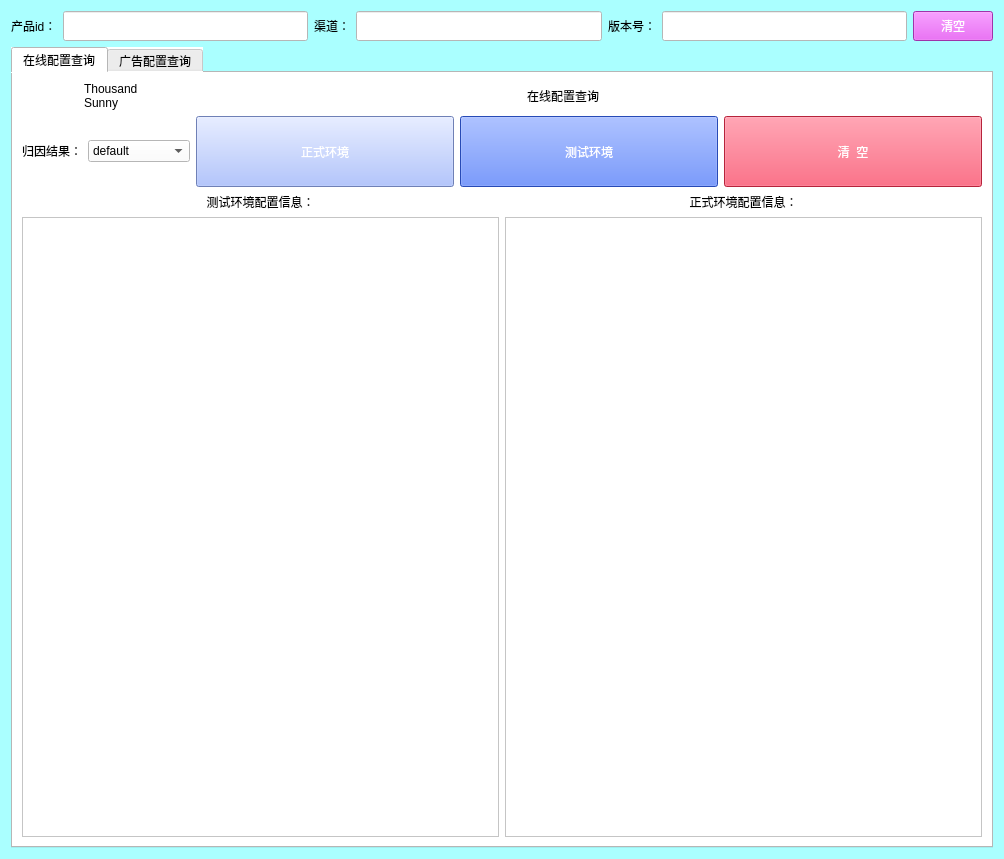
<?xml version="1.0" encoding="UTF-8"?>
<ui version="4.0">
 <class>Form</class>
 <widget class="QWidget" name="Form">
  <property name="geometry">
   <rect>
    <x>0</x>
    <y>0</y>
    <width>1004</width>
    <height>859</height>
   </rect>
  </property>
  <property name="windowTitle">
   <string>Form</string>
  </property>
  <property name="windowIcon">
   <iconset resource="ico.qrc">
    <normaloff>:/tittle/星球(star ball)_爱给网_aigei_com.png</normaloff>:/tittle/星球(star ball)_爱给网_aigei_com.png</iconset>
  </property>
  <property name="styleSheet">
   <string notr="true">background-color: rgb(170, 255, 255);</string>
  </property>
  <layout class="QVBoxLayout" name="verticalLayout_10" stretch="1,15">
   <item>
    <layout class="QHBoxLayout" name="horizontalLayout_7">
     <item>
      <widget class="QLabel" name="label_32">
       <property name="styleSheet">
        <string notr="true">font: 75 12pt &quot;微软雅黑&quot;;</string>
       </property>
       <property name="text">
        <string>产品id：</string>
       </property>
      </widget>
     </item>
     <item>
      <widget class="QLineEdit" name="app_id">
       <property name="minimumSize">
        <size>
         <width>0</width>
         <height>30</height>
        </size>
       </property>
       <property name="styleSheet">
        <string notr="true">font: 75 12pt &quot;微软雅黑&quot;;
background-color: rgb(255, 255, 255);</string>
       </property>
      </widget>
     </item>
     <item>
      <widget class="QLabel" name="label_33">
       <property name="styleSheet">
        <string notr="true">font: 75 12pt &quot;微软雅黑&quot;;</string>
       </property>
       <property name="text">
        <string>渠道：</string>
       </property>
      </widget>
     </item>
     <item>
      <widget class="QLineEdit" name="chan">
       <property name="minimumSize">
        <size>
         <width>0</width>
         <height>30</height>
        </size>
       </property>
       <property name="styleSheet">
        <string notr="true">font: 75 12pt &quot;微软雅黑&quot;;
background-color: rgb(255, 255, 255);</string>
       </property>
      </widget>
     </item>
     <item>
      <widget class="QLabel" name="label_34">
       <property name="styleSheet">
        <string notr="true">font: 75 12pt &quot;微软雅黑&quot;;</string>
       </property>
       <property name="text">
        <string>版本号：</string>
       </property>
      </widget>
     </item>
     <item>
      <widget class="QLineEdit" name="apk_version">
       <property name="minimumSize">
        <size>
         <width>0</width>
         <height>30</height>
        </size>
       </property>
       <property name="styleSheet">
        <string notr="true">font: 75 12pt &quot;微软雅黑&quot;;
background-color: rgb(255, 255, 255);</string>
       </property>
      </widget>
     </item>
     <item>
      <widget class="QPushButton" name="pushButton">
       <property name="minimumSize">
        <size>
         <width>0</width>
         <height>30</height>
        </size>
       </property>
       <property name="styleSheet">
        <string notr="true">font: 75 14pt &quot;微软雅黑&quot;;
color: rgb(255, 255, 255);
background-color: rgb(223, 71, 236);</string>
       </property>
       <property name="text">
        <string>清空</string>
       </property>
      </widget>
     </item>
    </layout>
   </item>
   <item>
    <widget class="QTabWidget" name="tabWidget">
     <property name="styleSheet">
      <string notr="true">background-color: rgb(255, 255, 255);</string>
     </property>
     <property name="currentIndex">
      <number>0</number>
     </property>
     <widget class="QWidget" name="tab">
      <property name="styleSheet">
       <string notr="true">background-color: rgb(255, 255, 255);</string>
      </property>
      <attribute name="title">
       <string>在线配置查询</string>
      </attribute>
      <layout class="QVBoxLayout" name="verticalLayout_4">
       <item>
        <layout class="QHBoxLayout" name="horizontalLayout_2" stretch="2,1,30">
         <item>
          <widget class="QLabel" name="label">
           <property name="styleSheet">
            <string notr="true">image: url(:/image/101848ViJv0fw8NYaV3sMf.png);</string>
           </property>
           <property name="text">
            <string/>
           </property>
          </widget>
         </item>
         <item>
          <widget class="QLabel" name="label_3">
           <property name="styleSheet">
            <string notr="true">font: italic 14pt &quot;Calibri&quot;;</string>
           </property>
           <property name="text">
            <string>Thousand 
Sunny</string>
           </property>
          </widget>
         </item>
         <item>
          <widget class="QLabel" name="label_2">
           <property name="accessibleName">
            <string notr="true"/>
           </property>
           <property name="styleSheet">
            <string notr="true">font: 20pt &quot;微软雅黑&quot;;</string>
           </property>
           <property name="text">
            <string>在线配置查询</string>
           </property>
           <property name="alignment">
            <set>Qt::AlignCenter</set>
           </property>
          </widget>
         </item>
        </layout>
       </item>
       <item>
        <layout class="QHBoxLayout" name="horizontalLayout_6">
         <item>
          <layout class="QVBoxLayout" name="verticalLayout">
           <item>
            <layout class="QHBoxLayout" name="horizontalLayout_4">
             <item>
              <widget class="QLabel" name="label_11">
               <property name="styleSheet">
                <string notr="true">font: 14pt &quot;幼圆&quot;;</string>
               </property>
               <property name="text">
                <string>归因结果：</string>
               </property>
              </widget>
             </item>
             <item>
              <widget class="QComboBox" name="track_channel">
               <property name="styleSheet">
                <string notr="true">font: 14pt &quot;幼圆&quot;;</string>
               </property>
               <item>
                <property name="text">
                 <string>default</string>
                </property>
               </item>
               <item>
                <property name="text">
                 <string>oceanengine</string>
                </property>
               </item>
              </widget>
             </item>
            </layout>
           </item>
          </layout>
         </item>
         <item>
          <layout class="QHBoxLayout" name="horizontalLayout_5" stretch="1,1,1">
           <property name="sizeConstraint">
            <enum>QLayout::SetMaximumSize</enum>
           </property>
           <item>
            <widget class="QPushButton" name="tta_on_button">
             <property name="minimumSize">
              <size>
               <width>141</width>
               <height>71</height>
              </size>
             </property>
             <property name="styleSheet">
              <string notr="true">font: 14pt &quot;微软雅黑&quot;;
background-color: rgb(155, 179, 255);
color: rgb(255, 255, 255);</string>
             </property>
             <property name="text">
              <string>正式环境</string>
             </property>
             <property name="icon">
              <iconset resource="ico.qrc">
               <normaloff>:/release/ttt.ico</normaloff>:/release/ttt.ico</iconset>
             </property>
             <property name="iconSize">
              <size>
               <width>22</width>
               <height>22</height>
              </size>
             </property>
            </widget>
           </item>
           <item>
            <widget class="QPushButton" name="ttt_on_button">
             <property name="minimumSize">
              <size>
               <width>141</width>
               <height>71</height>
              </size>
             </property>
             <property name="styleSheet">
              <string notr="true">font: 14pt &quot;微软雅黑&quot;;
background-color: rgb(55, 103, 255);
color: rgb(255, 255, 255);</string>
             </property>
             <property name="text">
              <string>测试环境</string>
             </property>
             <property name="icon">
              <iconset resource="ico.qrc">
               <normaloff>:/test/sscom.ico</normaloff>:/test/sscom.ico</iconset>
             </property>
             <property name="iconSize">
              <size>
               <width>22</width>
               <height>22</height>
              </size>
             </property>
            </widget>
           </item>
           <item>
            <widget class="QPushButton" name="clear_on_button">
             <property name="minimumSize">
              <size>
               <width>141</width>
               <height>71</height>
              </size>
             </property>
             <property name="styleSheet">
              <string notr="true">font: 14pt &quot;微软雅黑&quot;;
background-color: rgb(255, 49, 82);
color: rgb(255, 255, 255);</string>
             </property>
             <property name="text">
              <string>清  空</string>
             </property>
             <property name="icon">
              <iconset resource="ico.qrc">
               <normaloff>:/clear/lajitong.png</normaloff>:/clear/lajitong.png</iconset>
             </property>
             <property name="iconSize">
              <size>
               <width>22</width>
               <height>22</height>
              </size>
             </property>
            </widget>
           </item>
          </layout>
         </item>
        </layout>
       </item>
       <item>
        <layout class="QHBoxLayout" name="horizontalLayout_9">
         <item>
          <layout class="QVBoxLayout" name="verticalLayout_2">
           <item>
            <widget class="QLabel" name="label_4">
             <property name="styleSheet">
              <string notr="true">font: 14pt &quot;微软雅黑&quot;;</string>
             </property>
             <property name="text">
              <string>测试环境配置信息：</string>
             </property>
             <property name="alignment">
              <set>Qt::AlignCenter</set>
             </property>
            </widget>
           </item>
           <item>
            <widget class="QTextBrowser" name="ttt_def_info">
             <property name="styleSheet">
              <string notr="true">font: 14pt &quot;幼圆&quot;;</string>
             </property>
            </widget>
           </item>
          </layout>
         </item>
         <item>
          <layout class="QVBoxLayout" name="verticalLayout_3">
           <item>
            <widget class="QLabel" name="label_5">
             <property name="styleSheet">
              <string notr="true">font: 14pt &quot;微软雅黑&quot;;</string>
             </property>
             <property name="text">
              <string>正式环境配置信息：</string>
             </property>
             <property name="alignment">
              <set>Qt::AlignCenter</set>
             </property>
            </widget>
           </item>
           <item>
            <widget class="QTextBrowser" name="tta_def_info">
             <property name="styleSheet">
              <string notr="true">font: 14pt &quot;幼圆&quot;;</string>
             </property>
            </widget>
           </item>
          </layout>
         </item>
        </layout>
       </item>
      </layout>
     </widget>
     <widget class="QWidget" name="tab_2">
      <attribute name="title">
       <string>广告配置查询</string>
      </attribute>
      <layout class="QVBoxLayout" name="verticalLayout_27">
       <item>
        <layout class="QHBoxLayout" name="horizontalLayout_10" stretch="1,1,15">
         <item>
          <widget class="QLabel" name="label_6">
           <property name="styleSheet">
            <string notr="true">image: url(:/image/101848ViJv0fw8NYaV3sMf.png);</string>
           </property>
           <property name="text">
            <string/>
           </property>
          </widget>
         </item>
         <item>
          <widget class="QLabel" name="label_7">
           <property name="styleSheet">
            <string notr="true">font: italic 14pt &quot;Calibri&quot;;</string>
           </property>
           <property name="text">
            <string>Thousand 
Sunny</string>
           </property>
          </widget>
         </item>
         <item>
          <widget class="QLabel" name="label_10">
           <property name="styleSheet">
            <string notr="true">font: 20pt &quot;微软雅黑&quot;;</string>
           </property>
           <property name="text">
            <string>广告配置查询</string>
           </property>
           <property name="alignment">
            <set>Qt::AlignCenter</set>
           </property>
          </widget>
         </item>
        </layout>
       </item>
       <item>
        <layout class="QHBoxLayout" name="horizontalLayout_14" stretch="0,0">
         <item>
          <layout class="QVBoxLayout" name="verticalLayout_5">
           <item>
            <layout class="QHBoxLayout" name="horizontalLayout_11">
             <item>
              <widget class="QLabel" name="label_30">
               <property name="styleSheet">
                <string notr="true">font: 14pt &quot;幼圆&quot;;</string>
               </property>
               <property name="text">
                <string>出包备注：</string>
               </property>
              </widget>
             </item>
             <item>
              <widget class="QLineEdit" name="out_pack_info">
               <property name="styleSheet">
                <string notr="true">font: 14pt &quot;幼圆&quot;;</string>
               </property>
              </widget>
             </item>
             <item>
              <widget class="QLabel" name="label_31">
               <property name="styleSheet">
                <string notr="true">font: 14pt &quot;幼圆&quot;;</string>
               </property>
               <property name="text">
                <string>新老用户：</string>
               </property>
              </widget>
             </item>
             <item>
              <widget class="QComboBox" name="new_old">
               <property name="styleSheet">
                <string notr="true">font: 14pt &quot;幼圆&quot;;</string>
               </property>
               <item>
                <property name="text">
                 <string>新用户</string>
                </property>
               </item>
               <item>
                <property name="text">
                 <string>老用户</string>
                </property>
               </item>
              </widget>
             </item>
            </layout>
           </item>
          </layout>
         </item>
         <item>
          <layout class="QHBoxLayout" name="horizontalLayout_13">
           <item>
            <widget class="QPushButton" name="tta_ad_button">
             <property name="minimumSize">
              <size>
               <width>141</width>
               <height>57</height>
              </size>
             </property>
             <property name="styleSheet">
              <string notr="true">font: 14pt &quot;微软雅黑&quot;;
background-color: rgb(170, 255, 127);</string>
             </property>
             <property name="text">
              <string>正式环境</string>
             </property>
             <property name="icon">
              <iconset resource="ico.qrc">
               <normaloff>:/release/ttt.ico</normaloff>:/release/ttt.ico</iconset>
             </property>
             <property name="iconSize">
              <size>
               <width>22</width>
               <height>22</height>
              </size>
             </property>
            </widget>
           </item>
           <item>
            <widget class="QPushButton" name="ttt_ad_button">
             <property name="minimumSize">
              <size>
               <width>141</width>
               <height>57</height>
              </size>
             </property>
             <property name="styleSheet">
              <string notr="true">font: 14pt &quot;微软雅黑&quot;;
background-color: rgb(170, 255, 255);</string>
             </property>
             <property name="text">
              <string>测试环境</string>
             </property>
             <property name="icon">
              <iconset resource="ico.qrc">
               <normaloff>:/test/sscom.ico</normaloff>:/test/sscom.ico</iconset>
             </property>
             <property name="iconSize">
              <size>
               <width>22</width>
               <height>22</height>
              </size>
             </property>
            </widget>
           </item>
           <item>
            <widget class="QPushButton" name="clear_ad_txt">
             <property name="minimumSize">
              <size>
               <width>141</width>
               <height>57</height>
              </size>
             </property>
             <property name="styleSheet">
              <string notr="true">font: 14pt &quot;微软雅黑&quot;;
background-color: rgb(255, 193, 7);</string>
             </property>
             <property name="text">
              <string>清  空</string>
             </property>
             <property name="icon">
              <iconset resource="ico.qrc">
               <normaloff>:/clear/lajitong.png</normaloff>:/clear/lajitong.png</iconset>
             </property>
             <property name="iconSize">
              <size>
               <width>22</width>
               <height>22</height>
              </size>
             </property>
            </widget>
           </item>
          </layout>
         </item>
        </layout>
       </item>
       <item>
        <widget class="QTabWidget" name="tabWidget_2">
         <property name="currentIndex">
          <number>0</number>
         </property>
         <widget class="QWidget" name="tab_3">
          <attribute name="title">
           <string>测试服-广告位配置</string>
          </attribute>
          <layout class="QVBoxLayout" name="verticalLayout_23">
           <item>
            <layout class="QHBoxLayout" name="horizontalLayout_15">
             <item>
              <layout class="QVBoxLayout" name="verticalLayout_7">
               <item>
                <widget class="QLabel" name="label_8">
                 <property name="styleSheet">
                  <string notr="true">font: 12pt &quot;微软雅黑&quot;;</string>
                 </property>
                 <property name="text">
                  <string>开屏广告位：</string>
                 </property>
                 <property name="alignment">
                  <set>Qt::AlignCenter</set>
                 </property>
                </widget>
               </item>
               <item>
                <widget class="QTextBrowser" name="ttt_splash_name">
                 <property name="styleSheet">
                  <string notr="true">font: 12pt &quot;黑体&quot;;</string>
                 </property>
                 <property name="html">
                  <string>&lt;!DOCTYPE HTML PUBLIC &quot;-//W3C//DTD HTML 4.0//EN&quot; &quot;http://www.w3.org/TR/REC-html40/strict.dtd&quot;&gt;
&lt;html&gt;&lt;head&gt;&lt;meta name=&quot;qrichtext&quot; content=&quot;1&quot; /&gt;&lt;style type=&quot;text/css&quot;&gt;
p, li { white-space: pre-wrap; }
&lt;/style&gt;&lt;/head&gt;&lt;body style=&quot; font-family:'黑体'; font-size:12pt; font-weight:400; font-style:normal;&quot;&gt;
&lt;p style=&quot;-qt-paragraph-type:empty; margin-top:0px; margin-bottom:0px; margin-left:0px; margin-right:0px; -qt-block-indent:0; text-indent:0px; font-family:'方正姚体';&quot;&gt;&lt;br /&gt;&lt;/p&gt;&lt;/body&gt;&lt;/html&gt;</string>
                 </property>
                </widget>
               </item>
              </layout>
             </item>
             <item>
              <layout class="QVBoxLayout" name="verticalLayout_8">
               <item>
                <widget class="QLabel" name="label_9">
                 <property name="styleSheet">
                  <string notr="true">font: 12pt &quot;微软雅黑&quot;;</string>
                 </property>
                 <property name="text">
                  <string>插屏广告位：</string>
                 </property>
                 <property name="alignment">
                  <set>Qt::AlignCenter</set>
                 </property>
                </widget>
               </item>
               <item>
                <widget class="QTextBrowser" name="ttt_plaque_name">
                 <property name="styleSheet">
                  <string notr="true">font: 12pt &quot;黑体&quot;;</string>
                 </property>
                </widget>
               </item>
              </layout>
             </item>
             <item>
              <layout class="QVBoxLayout" name="verticalLayout_9">
               <item>
                <widget class="QLabel" name="label_12">
                 <property name="styleSheet">
                  <string notr="true">font: 12pt &quot;微软雅黑&quot;;</string>
                 </property>
                 <property name="text">
                  <string>信息流广告位：</string>
                 </property>
                 <property name="alignment">
                  <set>Qt::AlignCenter</set>
                 </property>
                </widget>
               </item>
               <item>
                <widget class="QTextBrowser" name="ttt_msg_name">
                 <property name="styleSheet">
                  <string notr="true">font: 12pt &quot;黑体&quot;;</string>
                 </property>
                </widget>
               </item>
              </layout>
             </item>
             <item>
              <layout class="QVBoxLayout" name="verticalLayout_11">
               <item>
                <widget class="QLabel" name="label_13">
                 <property name="styleSheet">
                  <string notr="true">font: 12pt &quot;微软雅黑&quot;;</string>
                 </property>
                 <property name="text">
                  <string>视频广告位：</string>
                 </property>
                 <property name="alignment">
                  <set>Qt::AlignCenter</set>
                 </property>
                </widget>
               </item>
               <item>
                <widget class="QTextBrowser" name="ttt_video_name">
                 <property name="styleSheet">
                  <string notr="true">font: 12pt &quot;黑体&quot;;</string>
                 </property>
                </widget>
               </item>
              </layout>
             </item>
            </layout>
           </item>
          </layout>
         </widget>
         <widget class="QWidget" name="tab_4">
          <attribute name="title">
           <string>测试服-广告源配置</string>
          </attribute>
          <layout class="QVBoxLayout" name="verticalLayout_24">
           <item>
            <layout class="QHBoxLayout" name="horizontalLayout_16">
             <item>
              <layout class="QVBoxLayout" name="verticalLayout_12">
               <item>
                <widget class="QLabel" name="label_17">
                 <property name="styleSheet">
                  <string notr="true">font: 12pt &quot;微软雅黑&quot;;</string>
                 </property>
                 <property name="text">
                  <string>开屏广告源：</string>
                 </property>
                 <property name="alignment">
                  <set>Qt::AlignCenter</set>
                 </property>
                </widget>
               </item>
               <item>
                <widget class="QTextBrowser" name="ttt_splash_source">
                 <property name="styleSheet">
                  <string notr="true">font: 12pt &quot;黑体&quot;;</string>
                 </property>
                </widget>
               </item>
              </layout>
             </item>
             <item>
              <layout class="QVBoxLayout" name="verticalLayout_13">
               <item>
                <widget class="QLabel" name="label_18">
                 <property name="styleSheet">
                  <string notr="true">font: 12pt &quot;微软雅黑&quot;;</string>
                 </property>
                 <property name="text">
                  <string>插屏广告源：</string>
                 </property>
                 <property name="alignment">
                  <set>Qt::AlignCenter</set>
                 </property>
                </widget>
               </item>
               <item>
                <widget class="QTextBrowser" name="ttt_plaque_source">
                 <property name="styleSheet">
                  <string notr="true">font: 12pt &quot;黑体&quot;;</string>
                 </property>
                </widget>
               </item>
              </layout>
             </item>
             <item>
              <layout class="QVBoxLayout" name="verticalLayout_14">
               <item>
                <widget class="QLabel" name="label_16">
                 <property name="styleSheet">
                  <string notr="true">font: 12pt &quot;微软雅黑&quot;;</string>
                 </property>
                 <property name="text">
                  <string>信息流广告源：</string>
                 </property>
                 <property name="alignment">
                  <set>Qt::AlignCenter</set>
                 </property>
                </widget>
               </item>
               <item>
                <widget class="QTextBrowser" name="ttt_msg_source">
                 <property name="styleSheet">
                  <string notr="true">font: 12pt &quot;黑体&quot;;</string>
                 </property>
                </widget>
               </item>
              </layout>
             </item>
             <item>
              <layout class="QVBoxLayout" name="verticalLayout_15">
               <item>
                <widget class="QLabel" name="label_15">
                 <property name="styleSheet">
                  <string notr="true">font: 12pt &quot;微软雅黑&quot;;</string>
                 </property>
                 <property name="text">
                  <string>视频广告源：</string>
                 </property>
                 <property name="alignment">
                  <set>Qt::AlignCenter</set>
                 </property>
                </widget>
               </item>
               <item>
                <widget class="QTextBrowser" name="ttt_video_source">
                 <property name="styleSheet">
                  <string notr="true">font: 12pt &quot;黑体&quot;;</string>
                 </property>
                </widget>
               </item>
              </layout>
             </item>
            </layout>
           </item>
          </layout>
         </widget>
         <widget class="QWidget" name="tab_5">
          <attribute name="title">
           <string>正式服-广告位配置</string>
          </attribute>
          <layout class="QVBoxLayout" name="verticalLayout_25">
           <item>
            <layout class="QHBoxLayout" name="horizontalLayout_17">
             <item>
              <layout class="QVBoxLayout" name="verticalLayout_6">
               <item>
                <widget class="QLabel" name="label_14">
                 <property name="styleSheet">
                  <string notr="true">font: 12pt &quot;微软雅黑&quot;;</string>
                 </property>
                 <property name="text">
                  <string>开屏广告位：</string>
                 </property>
                 <property name="alignment">
                  <set>Qt::AlignCenter</set>
                 </property>
                </widget>
               </item>
               <item>
                <widget class="QTextBrowser" name="tta_splash_name">
                 <property name="styleSheet">
                  <string notr="true">font: 12pt &quot;黑体&quot;;</string>
                 </property>
                </widget>
               </item>
              </layout>
             </item>
             <item>
              <layout class="QVBoxLayout" name="verticalLayout_17">
               <item>
                <widget class="QLabel" name="label_19">
                 <property name="styleSheet">
                  <string notr="true">font: 12pt &quot;微软雅黑&quot;;</string>
                 </property>
                 <property name="text">
                  <string>信息流广告位：</string>
                 </property>
                 <property name="alignment">
                  <set>Qt::AlignCenter</set>
                 </property>
                </widget>
               </item>
               <item>
                <widget class="QTextBrowser" name="tta_msg_name">
                 <property name="styleSheet">
                  <string notr="true">font: 12pt &quot;黑体&quot;;</string>
                 </property>
                </widget>
               </item>
              </layout>
             </item>
             <item>
              <layout class="QVBoxLayout" name="verticalLayout_16">
               <item>
                <widget class="QLabel" name="label_20">
                 <property name="styleSheet">
                  <string notr="true">font: 12pt &quot;微软雅黑&quot;;</string>
                 </property>
                 <property name="text">
                  <string>插屏广告位：</string>
                 </property>
                 <property name="alignment">
                  <set>Qt::AlignCenter</set>
                 </property>
                </widget>
               </item>
               <item>
                <widget class="QTextBrowser" name="tta_plaque_name">
                 <property name="styleSheet">
                  <string notr="true">font: 12pt &quot;黑体&quot;;</string>
                 </property>
                </widget>
               </item>
              </layout>
             </item>
             <item>
              <layout class="QVBoxLayout" name="verticalLayout_18">
               <item>
                <widget class="QLabel" name="label_21">
                 <property name="styleSheet">
                  <string notr="true">font: 12pt &quot;微软雅黑&quot;;</string>
                 </property>
                 <property name="text">
                  <string>视频广告位：</string>
                 </property>
                 <property name="alignment">
                  <set>Qt::AlignCenter</set>
                 </property>
                </widget>
               </item>
               <item>
                <widget class="QTextBrowser" name="tta_video_name">
                 <property name="styleSheet">
                  <string notr="true">font: 12pt &quot;黑体&quot;;</string>
                 </property>
                </widget>
               </item>
              </layout>
             </item>
            </layout>
           </item>
          </layout>
         </widget>
         <widget class="QWidget" name="tab_6">
          <attribute name="title">
           <string>正式服-广告源配置</string>
          </attribute>
          <layout class="QVBoxLayout" name="verticalLayout_26">
           <item>
            <layout class="QHBoxLayout" name="horizontalLayout_18">
             <item>
              <layout class="QVBoxLayout" name="verticalLayout_19">
               <item>
                <widget class="QLabel" name="label_25">
                 <property name="styleSheet">
                  <string notr="true">font: 12pt &quot;微软雅黑&quot;;</string>
                 </property>
                 <property name="text">
                  <string>开屏广告源：</string>
                 </property>
                 <property name="alignment">
                  <set>Qt::AlignCenter</set>
                 </property>
                </widget>
               </item>
               <item>
                <widget class="QTextBrowser" name="tta_splash_source">
                 <property name="styleSheet">
                  <string notr="true">font: 12pt &quot;黑体&quot;;</string>
                 </property>
                </widget>
               </item>
              </layout>
             </item>
             <item>
              <layout class="QVBoxLayout" name="verticalLayout_21">
               <item>
                <widget class="QLabel" name="label_22">
                 <property name="styleSheet">
                  <string notr="true">font: 12pt &quot;微软雅黑&quot;;</string>
                 </property>
                 <property name="text">
                  <string>信息流广告源：</string>
                 </property>
                 <property name="alignment">
                  <set>Qt::AlignCenter</set>
                 </property>
                </widget>
               </item>
               <item>
                <widget class="QTextBrowser" name="tta_msg_source">
                 <property name="styleSheet">
                  <string notr="true">font: 12pt &quot;黑体&quot;;</string>
                 </property>
                </widget>
               </item>
              </layout>
             </item>
             <item>
              <layout class="QVBoxLayout" name="verticalLayout_20">
               <item>
                <widget class="QLabel" name="label_23">
                 <property name="styleSheet">
                  <string notr="true">font: 12pt &quot;微软雅黑&quot;;</string>
                 </property>
                 <property name="text">
                  <string>插屏广告源：</string>
                 </property>
                 <property name="alignment">
                  <set>Qt::AlignCenter</set>
                 </property>
                </widget>
               </item>
               <item>
                <widget class="QTextBrowser" name="tta_plaque_source">
                 <property name="styleSheet">
                  <string notr="true">font: 12pt &quot;黑体&quot;;</string>
                 </property>
                </widget>
               </item>
              </layout>
             </item>
             <item>
              <layout class="QVBoxLayout" name="verticalLayout_22">
               <item>
                <widget class="QLabel" name="label_24">
                 <property name="styleSheet">
                  <string notr="true">font: 12pt &quot;微软雅黑&quot;;</string>
                 </property>
                 <property name="text">
                  <string>视频广告源：</string>
                 </property>
                 <property name="alignment">
                  <set>Qt::AlignCenter</set>
                 </property>
                </widget>
               </item>
               <item>
                <widget class="QTextBrowser" name="tta_video_source">
                 <property name="styleSheet">
                  <string notr="true">font: 12pt &quot;黑体&quot;;</string>
                 </property>
                </widget>
               </item>
              </layout>
             </item>
            </layout>
           </item>
          </layout>
         </widget>
        </widget>
       </item>
      </layout>
     </widget>
    </widget>
   </item>
  </layout>
 </widget>
 <resources>
  <include location="ico.qrc"/>
 </resources>
 <connections/>
</ui>
